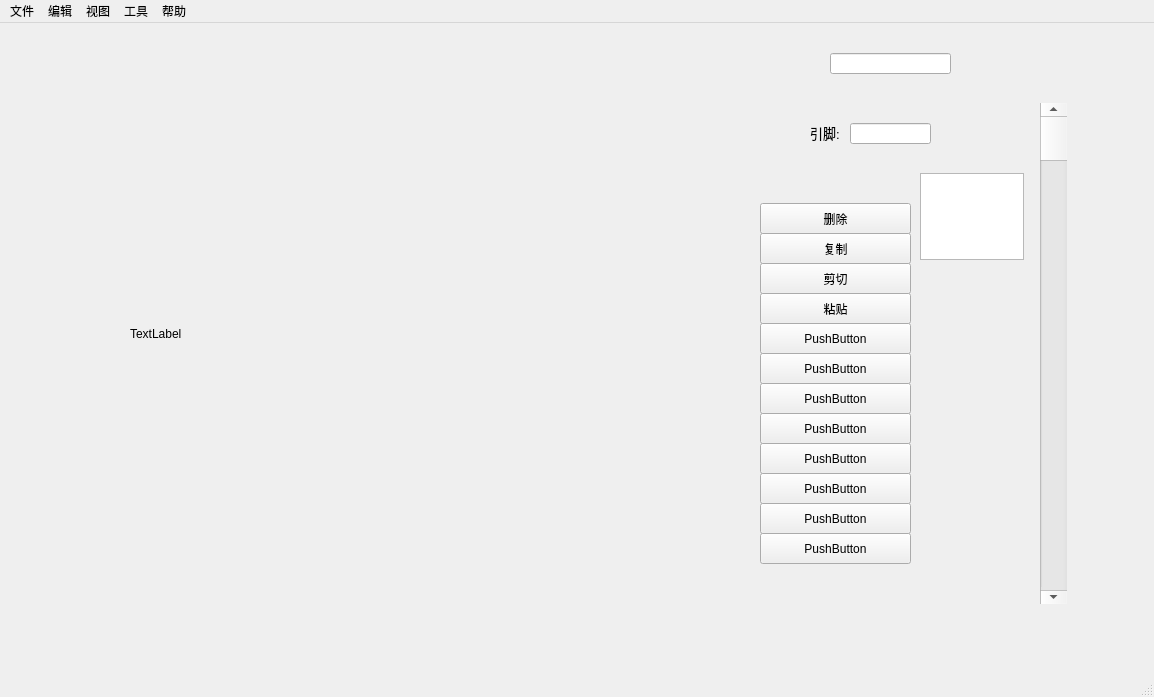
<?xml version="1.0" encoding="UTF-8"?>
<ui version="4.0">
 <class>MainWindow</class>
 <widget class="QMainWindow" name="MainWindow">
  <property name="geometry">
   <rect>
    <x>0</x>
    <y>0</y>
    <width>1154</width>
    <height>697</height>
   </rect>
  </property>
  <property name="windowTitle">
   <string>PLC_IDE</string>
  </property>
  <property name="layoutDirection">
   <enum>Qt::LeftToRight</enum>
  </property>
  <widget class="QWidget" name="centralWidget">
   <widget class="QLabel" name="labelx">
    <property name="geometry">
     <rect>
      <x>1180</x>
      <y>340</y>
      <width>91</width>
      <height>21</height>
     </rect>
    </property>
    <property name="layoutDirection">
     <enum>Qt::LeftToRight</enum>
    </property>
    <property name="text">
     <string>TextLabel</string>
    </property>
   </widget>
   <widget class="QLabel" name="labely">
    <property name="geometry">
     <rect>
      <x>1260</x>
      <y>340</y>
      <width>72</width>
      <height>15</height>
     </rect>
    </property>
    <property name="text">
     <string>TextLabel</string>
    </property>
   </widget>
   <widget class="QTextBrowser" name="textBrowser">
    <property name="geometry">
     <rect>
      <x>1180</x>
      <y>370</y>
      <width>700</width>
      <height>400</height>
     </rect>
    </property>
    <property name="html">
     <string>&lt;!DOCTYPE HTML PUBLIC &quot;-//W3C//DTD HTML 4.0//EN&quot; &quot;http://www.w3.org/TR/REC-html40/strict.dtd&quot;&gt;
&lt;html&gt;&lt;head&gt;&lt;meta name=&quot;qrichtext&quot; content=&quot;1&quot; /&gt;&lt;style type=&quot;text/css&quot;&gt;
p, li { white-space: pre-wrap; }
&lt;/style&gt;&lt;/head&gt;&lt;body style=&quot; font-family:'SimSun'; font-size:9pt; font-weight:400; font-style:normal;&quot;&gt;
&lt;p style=&quot;-qt-paragraph-type:empty; margin-top:0px; margin-bottom:0px; margin-left:0px; margin-right:0px; -qt-block-indent:0; text-indent:0px;&quot;&gt;&lt;br /&gt;&lt;/p&gt;&lt;/body&gt;&lt;/html&gt;</string>
    </property>
   </widget>
   <widget class="QWidget" name="widget_2" native="true">
    <property name="geometry">
     <rect>
      <x>760</x>
      <y>180</y>
      <width>151</width>
      <height>361</height>
     </rect>
    </property>
    <widget class="QPushButton" name="del_button">
     <property name="geometry">
      <rect>
       <x>0</x>
       <y>0</y>
       <width>151</width>
       <height>31</height>
      </rect>
     </property>
     <property name="text">
      <string>删除</string>
     </property>
     <property name="autoDefault">
      <bool>true</bool>
     </property>
     <property name="default">
      <bool>false</bool>
     </property>
     <property name="flat">
      <bool>false</bool>
     </property>
    </widget>
    <widget class="QPushButton" name="copy_Button_2">
     <property name="geometry">
      <rect>
       <x>0</x>
       <y>30</y>
       <width>151</width>
       <height>31</height>
      </rect>
     </property>
     <property name="text">
      <string>复制</string>
     </property>
     <property name="autoDefault">
      <bool>true</bool>
     </property>
     <property name="default">
      <bool>false</bool>
     </property>
     <property name="flat">
      <bool>false</bool>
     </property>
    </widget>
    <widget class="QPushButton" name="cut_Button_3">
     <property name="geometry">
      <rect>
       <x>0</x>
       <y>60</y>
       <width>151</width>
       <height>31</height>
      </rect>
     </property>
     <property name="text">
      <string>剪切</string>
     </property>
     <property name="autoDefault">
      <bool>true</bool>
     </property>
     <property name="default">
      <bool>false</bool>
     </property>
     <property name="flat">
      <bool>false</bool>
     </property>
    </widget>
    <widget class="QPushButton" name="paste_Button_4">
     <property name="geometry">
      <rect>
       <x>0</x>
       <y>90</y>
       <width>151</width>
       <height>31</height>
      </rect>
     </property>
     <property name="text">
      <string>粘贴</string>
     </property>
     <property name="autoDefault">
      <bool>true</bool>
     </property>
     <property name="default">
      <bool>false</bool>
     </property>
     <property name="flat">
      <bool>false</bool>
     </property>
    </widget>
    <widget class="QPushButton" name="pushButton_5">
     <property name="geometry">
      <rect>
       <x>0</x>
       <y>120</y>
       <width>151</width>
       <height>31</height>
      </rect>
     </property>
     <property name="text">
      <string>PushButton</string>
     </property>
     <property name="autoDefault">
      <bool>true</bool>
     </property>
     <property name="default">
      <bool>false</bool>
     </property>
     <property name="flat">
      <bool>false</bool>
     </property>
    </widget>
    <widget class="QPushButton" name="pushButton_6">
     <property name="geometry">
      <rect>
       <x>0</x>
       <y>150</y>
       <width>151</width>
       <height>31</height>
      </rect>
     </property>
     <property name="text">
      <string>PushButton</string>
     </property>
     <property name="autoDefault">
      <bool>true</bool>
     </property>
     <property name="default">
      <bool>false</bool>
     </property>
     <property name="flat">
      <bool>false</bool>
     </property>
    </widget>
    <widget class="QPushButton" name="pushButton_7">
     <property name="geometry">
      <rect>
       <x>0</x>
       <y>180</y>
       <width>151</width>
       <height>31</height>
      </rect>
     </property>
     <property name="text">
      <string>PushButton</string>
     </property>
     <property name="autoDefault">
      <bool>true</bool>
     </property>
     <property name="default">
      <bool>false</bool>
     </property>
     <property name="flat">
      <bool>false</bool>
     </property>
    </widget>
    <widget class="QPushButton" name="pushButton_8">
     <property name="geometry">
      <rect>
       <x>0</x>
       <y>210</y>
       <width>151</width>
       <height>31</height>
      </rect>
     </property>
     <property name="text">
      <string>PushButton</string>
     </property>
     <property name="autoDefault">
      <bool>true</bool>
     </property>
     <property name="default">
      <bool>false</bool>
     </property>
     <property name="flat">
      <bool>false</bool>
     </property>
    </widget>
    <widget class="QPushButton" name="pushButton_9">
     <property name="geometry">
      <rect>
       <x>0</x>
       <y>240</y>
       <width>151</width>
       <height>31</height>
      </rect>
     </property>
     <property name="text">
      <string>PushButton</string>
     </property>
     <property name="autoDefault">
      <bool>true</bool>
     </property>
     <property name="default">
      <bool>false</bool>
     </property>
     <property name="flat">
      <bool>false</bool>
     </property>
    </widget>
    <widget class="QPushButton" name="pushButton_10">
     <property name="geometry">
      <rect>
       <x>0</x>
       <y>270</y>
       <width>151</width>
       <height>31</height>
      </rect>
     </property>
     <property name="text">
      <string>PushButton</string>
     </property>
     <property name="autoDefault">
      <bool>true</bool>
     </property>
     <property name="default">
      <bool>false</bool>
     </property>
     <property name="flat">
      <bool>false</bool>
     </property>
    </widget>
    <widget class="QPushButton" name="pushButton_11">
     <property name="geometry">
      <rect>
       <x>0</x>
       <y>300</y>
       <width>151</width>
       <height>31</height>
      </rect>
     </property>
     <property name="text">
      <string>PushButton</string>
     </property>
     <property name="autoDefault">
      <bool>true</bool>
     </property>
     <property name="default">
      <bool>false</bool>
     </property>
     <property name="flat">
      <bool>false</bool>
     </property>
    </widget>
    <widget class="QPushButton" name="pushButton_12">
     <property name="geometry">
      <rect>
       <x>0</x>
       <y>330</y>
       <width>151</width>
       <height>31</height>
      </rect>
     </property>
     <property name="text">
      <string>PushButton</string>
     </property>
     <property name="autoDefault">
      <bool>true</bool>
     </property>
     <property name="default">
      <bool>false</bool>
     </property>
     <property name="flat">
      <bool>false</bool>
     </property>
    </widget>
   </widget>
   <widget class="QLabel" name="label">
    <property name="geometry">
     <rect>
      <x>810</x>
      <y>100</y>
      <width>41</width>
      <height>21</height>
     </rect>
    </property>
    <property name="text">
     <string>&lt;html&gt;&lt;head/&gt;&lt;body&gt;&lt;p&gt;&lt;span style=&quot; font-size:10pt;&quot;&gt;引脚:&lt;/span&gt;&lt;/p&gt;&lt;/body&gt;&lt;/html&gt;</string>
    </property>
    <property name="textFormat">
     <enum>Qt::AutoText</enum>
    </property>
   </widget>
   <widget class="QLineEdit" name="lineEdit">
    <property name="geometry">
     <rect>
      <x>850</x>
      <y>100</y>
      <width>81</width>
      <height>21</height>
     </rect>
    </property>
    <property name="text">
     <string/>
    </property>
   </widget>
   <widget class="QLineEdit" name="lineEdit_2">
    <property name="geometry">
     <rect>
      <x>830</x>
      <y>30</y>
      <width>121</width>
      <height>21</height>
     </rect>
    </property>
   </widget>
   <widget class="QWidget" name="layoutWidget">
    <property name="geometry">
     <rect>
      <x>0</x>
      <y>0</y>
      <width>751</width>
      <height>43</height>
     </rect>
    </property>
    <layout class="QHBoxLayout" name="horizontalLayout">
     <item>
      <widget class="QPushButton" name="buttonBianYi">
       <property name="minimumSize">
        <size>
         <width>41</width>
         <height>41</height>
        </size>
       </property>
       <property name="maximumSize">
        <size>
         <width>41</width>
         <height>41</height>
        </size>
       </property>
       <property name="text">
        <string/>
       </property>
       <property name="autoDefault">
        <bool>false</bool>
       </property>
       <property name="default">
        <bool>false</bool>
       </property>
       <property name="flat">
        <bool>true</bool>
       </property>
      </widget>
     </item>
     <item>
      <widget class="QPushButton" name="buttonShangChuang">
       <property name="minimumSize">
        <size>
         <width>41</width>
         <height>41</height>
        </size>
       </property>
       <property name="maximumSize">
        <size>
         <width>41</width>
         <height>41</height>
        </size>
       </property>
       <property name="text">
        <string/>
       </property>
       <property name="flat">
        <bool>true</bool>
       </property>
      </widget>
     </item>
     <item>
      <widget class="QPushButton" name="buttonTiaoShi">
       <property name="minimumSize">
        <size>
         <width>41</width>
         <height>41</height>
        </size>
       </property>
       <property name="maximumSize">
        <size>
         <width>41</width>
         <height>41</height>
        </size>
       </property>
       <property name="text">
        <string/>
       </property>
       <property name="flat">
        <bool>true</bool>
       </property>
      </widget>
     </item>
     <item>
      <widget class="QPushButton" name="buttonChanKai">
       <property name="minimumSize">
        <size>
         <width>41</width>
         <height>41</height>
        </size>
       </property>
       <property name="maximumSize">
        <size>
         <width>41</width>
         <height>41</height>
        </size>
       </property>
       <property name="text">
        <string/>
       </property>
       <property name="flat">
        <bool>true</bool>
       </property>
      </widget>
     </item>
     <item>
      <widget class="QPushButton" name="buttonChangBi">
       <property name="minimumSize">
        <size>
         <width>41</width>
         <height>41</height>
        </size>
       </property>
       <property name="maximumSize">
        <size>
         <width>41</width>
         <height>41</height>
        </size>
       </property>
       <property name="text">
        <string/>
       </property>
       <property name="flat">
        <bool>true</bool>
       </property>
      </widget>
     </item>
     <item>
      <widget class="QPushButton" name="buttonShangShenYan">
       <property name="minimumSize">
        <size>
         <width>41</width>
         <height>41</height>
        </size>
       </property>
       <property name="maximumSize">
        <size>
         <width>41</width>
         <height>41</height>
        </size>
       </property>
       <property name="text">
        <string/>
       </property>
       <property name="flat">
        <bool>true</bool>
       </property>
      </widget>
     </item>
     <item>
      <widget class="QPushButton" name="buttonXiaJianYan">
       <property name="minimumSize">
        <size>
         <width>41</width>
         <height>41</height>
        </size>
       </property>
       <property name="maximumSize">
        <size>
         <width>41</width>
         <height>41</height>
        </size>
       </property>
       <property name="text">
        <string/>
       </property>
       <property name="flat">
        <bool>true</bool>
       </property>
      </widget>
     </item>
     <item>
      <widget class="QPushButton" name="buttonXianQuan">
       <property name="minimumSize">
        <size>
         <width>41</width>
         <height>41</height>
        </size>
       </property>
       <property name="maximumSize">
        <size>
         <width>41</width>
         <height>41</height>
        </size>
       </property>
       <property name="text">
        <string/>
       </property>
       <property name="flat">
        <bool>true</bool>
       </property>
      </widget>
     </item>
     <item>
      <widget class="QPushButton" name="buttonWanNen">
       <property name="minimumSize">
        <size>
         <width>41</width>
         <height>41</height>
        </size>
       </property>
       <property name="maximumSize">
        <size>
         <width>41</width>
         <height>41</height>
        </size>
       </property>
       <property name="text">
        <string/>
       </property>
       <property name="flat">
        <bool>true</bool>
       </property>
      </widget>
     </item>
     <item>
      <widget class="QPushButton" name="buttonH">
       <property name="minimumSize">
        <size>
         <width>41</width>
         <height>41</height>
        </size>
       </property>
       <property name="maximumSize">
        <size>
         <width>41</width>
         <height>41</height>
        </size>
       </property>
       <property name="text">
        <string/>
       </property>
       <property name="flat">
        <bool>true</bool>
       </property>
      </widget>
     </item>
     <item>
      <widget class="QPushButton" name="buttonS">
       <property name="minimumSize">
        <size>
         <width>41</width>
         <height>41</height>
        </size>
       </property>
       <property name="maximumSize">
        <size>
         <width>41</width>
         <height>41</height>
        </size>
       </property>
       <property name="text">
        <string/>
       </property>
       <property name="flat">
        <bool>true</bool>
       </property>
      </widget>
     </item>
     <item>
      <widget class="QPushButton" name="buttonCheHui">
       <property name="minimumSize">
        <size>
         <width>41</width>
         <height>41</height>
        </size>
       </property>
       <property name="maximumSize">
        <size>
         <width>41</width>
         <height>41</height>
        </size>
       </property>
       <property name="text">
        <string/>
       </property>
       <property name="flat">
        <bool>true</bool>
       </property>
      </widget>
     </item>
     <item>
      <widget class="QPushButton" name="buttonHuanYuan">
       <property name="minimumSize">
        <size>
         <width>41</width>
         <height>41</height>
        </size>
       </property>
       <property name="maximumSize">
        <size>
         <width>41</width>
         <height>41</height>
        </size>
       </property>
       <property name="text">
        <string/>
       </property>
       <property name="flat">
        <bool>true</bool>
       </property>
      </widget>
     </item>
     <item>
      <widget class="QPushButton" name="buttonTTL">
       <property name="minimumSize">
        <size>
         <width>41</width>
         <height>41</height>
        </size>
       </property>
       <property name="maximumSize">
        <size>
         <width>41</width>
         <height>41</height>
        </size>
       </property>
       <property name="text">
        <string/>
       </property>
       <property name="flat">
        <bool>true</bool>
       </property>
      </widget>
     </item>
     <item>
      <spacer name="horizontalSpacer">
       <property name="orientation">
        <enum>Qt::Horizontal</enum>
       </property>
       <property name="sizeHint" stdset="0">
        <size>
         <width>40</width>
         <height>20</height>
        </size>
       </property>
      </spacer>
     </item>
    </layout>
   </widget>
   <widget class="QScrollBar" name="verticalScrollBar">
    <property name="geometry">
     <rect>
      <x>1040</x>
      <y>80</y>
      <width>27</width>
      <height>501</height>
     </rect>
    </property>
    <property name="orientation">
     <enum>Qt::Vertical</enum>
    </property>
   </widget>
   <widget class="QLabel" name="label_2">
    <property name="geometry">
     <rect>
      <x>130</x>
      <y>230</y>
      <width>571</width>
      <height>161</height>
     </rect>
    </property>
    <property name="lineWidth">
     <number>1</number>
    </property>
    <property name="text">
     <string>TextLabel</string>
    </property>
   </widget>
   <widget class="QTextEdit" name="codeEdit">
    <property name="geometry">
     <rect>
      <x>920</x>
      <y>150</y>
      <width>104</width>
      <height>87</height>
     </rect>
    </property>
   </widget>
  </widget>
  <widget class="QMenuBar" name="menuBar">
   <property name="geometry">
    <rect>
     <x>0</x>
     <y>0</y>
     <width>1154</width>
     <height>26</height>
    </rect>
   </property>
   <widget class="QMenu" name="menuWenJian">
    <property name="title">
     <string>文件</string>
    </property>
    <widget class="QMenu" name="menuShiLi">
     <property name="title">
      <string>示例</string>
     </property>
    </widget>
    <widget class="QMenu" name="menuZuiJin">
     <property name="title">
      <string>最近访问的文件</string>
     </property>
    </widget>
    <addaction name="actionDaKai"/>
    <addaction name="actionxinJian"/>
    <addaction name="actionguanBi"/>
    <addaction name="actionbaoCun"/>
    <addaction name="actionlinCun"/>
    <addaction name="menuShiLi"/>
    <addaction name="menuZuiJin"/>
    <addaction name="actionSheZhi"/>
    <addaction name="separator"/>
    <addaction name="actiontuiChu"/>
   </widget>
   <widget class="QMenu" name="menuBianJi">
    <property name="title">
     <string>编辑</string>
    </property>
    <addaction name="actionChongZuo"/>
    <addaction name="actionCheHui"/>
    <addaction name="actionjianQie"/>
    <addaction name="actionfuZhi"/>
    <addaction name="actionnianTie"/>
   </widget>
   <widget class="QMenu" name="menuGongJu">
    <property name="title">
     <string>工具</string>
    </property>
    <addaction name="actionChaZhao"/>
   </widget>
   <widget class="QMenu" name="menuShiTu">
    <property name="title">
     <string>视图</string>
    </property>
    <addaction name="action1"/>
    <addaction name="actionout_w"/>
    <addaction name="action2"/>
    <addaction name="actionPointAdd"/>
    <addaction name="actionPointJian"/>
   </widget>
   <widget class="QMenu" name="menuBanZhu">
    <property name="title">
     <string>帮助</string>
    </property>
    <addaction name="actioncanKaoTEXT"/>
    <addaction name="actionjiShuTEXT"/>
    <addaction name="actionfanKui"/>
   </widget>
   <addaction name="menuWenJian"/>
   <addaction name="menuBianJi"/>
   <addaction name="menuShiTu"/>
   <addaction name="menuGongJu"/>
   <addaction name="menuBanZhu"/>
  </widget>
  <widget class="QStatusBar" name="statusBar"/>
  <action name="actionXingJian">
   <property name="text">
    <string>新建</string>
   </property>
  </action>
  <action name="actionDaKai">
   <property name="text">
    <string>打开</string>
   </property>
  </action>
  <action name="actionSheZhi">
   <property name="text">
    <string>设置</string>
   </property>
  </action>
  <action name="actionChongZuo">
   <property name="text">
    <string>还原  ctrl+y</string>
   </property>
  </action>
  <action name="actionCheHui">
   <property name="text">
    <string>撤回  ctrl+z</string>
   </property>
  </action>
  <action name="actionChaZhao">
   <property name="text">
    <string>查找</string>
   </property>
   <property name="toolTip">
    <string>hhh</string>
   </property>
  </action>
  <action name="action1">
   <property name="text">
    <string>查看生成的代码</string>
   </property>
  </action>
  <action name="action2">
   <property name="text">
    <string>&quot;视图切换(高级语言) 'Ctrl' + 'Tab'</string>
   </property>
  </action>
  <action name="action3">
   <property name="text">
    <string>关闭梯形图</string>
   </property>
  </action>
  <action name="actionPointAdd">
   <property name="text">
    <string>字体增大    'Ctrl' + '+'</string>
   </property>
  </action>
  <action name="actionPointJian">
   <property name="text">
    <string>字体减小    'Ctrl' + '-'</string>
   </property>
  </action>
  <action name="actionbaoCun">
   <property name="text">
    <string>保存</string>
   </property>
  </action>
  <action name="actionlinCun">
   <property name="text">
    <string>另存为</string>
   </property>
  </action>
  <action name="actionguanBi">
   <property name="text">
    <string>关闭</string>
   </property>
  </action>
  <action name="actionxinJian">
   <property name="text">
    <string>新建</string>
   </property>
  </action>
  <action name="actionjianQie">
   <property name="text">
    <string>剪切  ctrl+x</string>
   </property>
  </action>
  <action name="actionfuZhi">
   <property name="text">
    <string>复制  ctrl+c</string>
   </property>
  </action>
  <action name="actionnianTie">
   <property name="text">
    <string>粘贴  ctrl+v</string>
   </property>
  </action>
  <action name="actionout_w">
   <property name="text">
    <string>打开输出窗口</string>
   </property>
  </action>
  <action name="actiontuiChu">
   <property name="text">
    <string>退出</string>
   </property>
  </action>
  <action name="actionshiLi">
   <property name="text">
    <string>shiLi</string>
   </property>
  </action>
  <action name="actiondd">
   <property name="text">
    <string>dd</string>
   </property>
  </action>
  <action name="actioncanKaoTEXT">
   <property name="text">
    <string>参考文档</string>
   </property>
  </action>
  <action name="actionjiShuTEXT">
   <property name="text">
    <string>技术文档</string>
   </property>
  </action>
  <action name="actionfanKui">
   <property name="text">
    <string>BUG反馈</string>
   </property>
  </action>
 </widget>
 <layoutdefault spacing="6" margin="11"/>
 <resources/>
 <connections/>
</ui>
